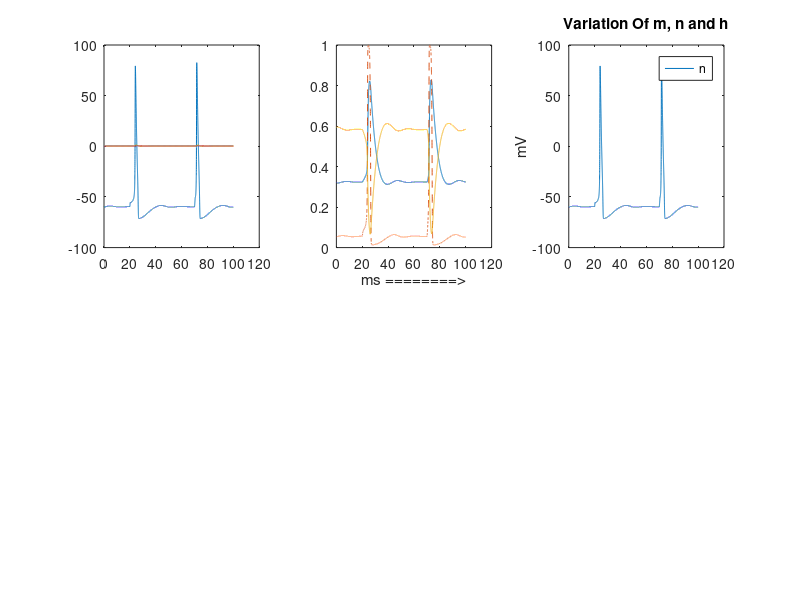
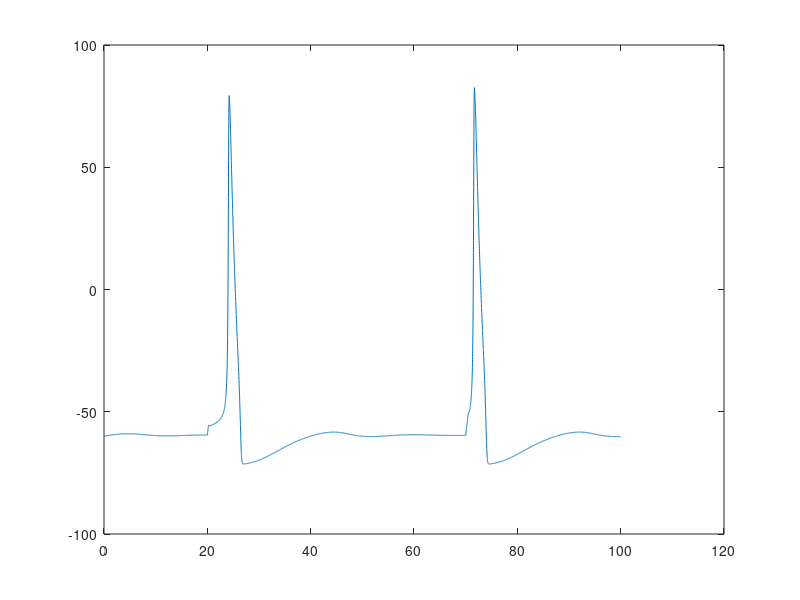
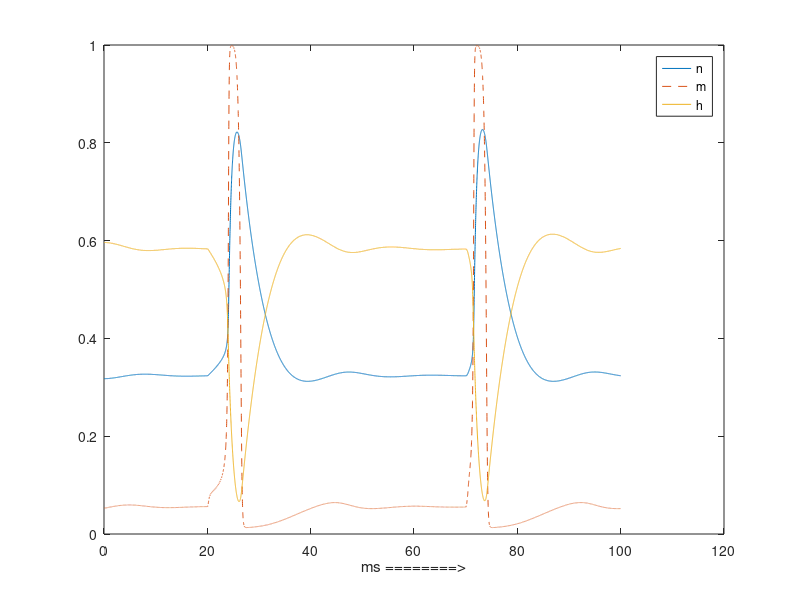

MATLAB code to generate these figures, in order:
clc ; clear all;

v_m = -60;
c_m = 1;
g_na = 120;
g_k = 36;
g_l = 0.3;
e_na = +155 + v_m;
e_k = -12 + v_m;
e_l = 10.598 + v_m;

%I_s = .2;
v_m = 0;
alpha_n = (0.01 *( 10 - v_m )) / (exp((10 - v_m)/10)-1);
beta_n = 0.125*exp(-(v_m) /80);

alpha_h = 0.07*exp(-v_m/20);
beta_h = 1/ (exp((30 - v_m)/10)+1);

alpha_m = (0.1*(25 - v_m)) / ( exp(0.1*(25-v_m))-1);
beta_m = 4.0 * exp(-v_m/18);

n(1) = alpha_n / (alpha_n+beta_n);
m(1) = alpha_m / (alpha_m+beta_m);
h(1) = alpha_h / (alpha_h+beta_h);

del_t = .01;
v_m = -60;
V_m(1) = v_m;
for i = 1:10000
    
    if (i > 2000 && i < 2022 || i > 7000 && i < 7050)
        I_s = 20;
    else
        I_s = 0;
    end
    
    del_n = del_t * ((alpha_n *(1 - n(i))) - (beta_n * n(i)));
    del_m = del_t * ((alpha_m *(1 - m(i))) - (beta_m * m(i)));
    del_h = del_t * ((alpha_h *(1 - h(i))) - (beta_h * h(i)));
    
    n(i+1) = n(i) + del_n;
    m(i+1) = m(i) + del_m;
    h(i+1) = h(i) + del_h;
    
    g_k1 = n(i)^4 * g_k;
    g_na1 = m(i)^3 * h(i) * g_na;
    
    I_k = g_k1 * (v_m - e_k);
    I_na = g_na1 * (v_m - e_na);
    I_l = g_l * (v_m - e_l);
    
    if (I_s > 0)
        
        del_v = ( del_t / c_m) * ( I_s -( I_na + I_k + I_l ) );
        
    else
        
        del_v = ( del_t / c_m) * ( -(I_na + I_k + I_l) );
    end
    v_m = v_m + del_v
    
    V_m(i+1) = v_m;
    
    
    
    alpha_n = (0.01 *( 10 - (v_m + 60 ))) / (exp((10 - (v_m + 60))/10)-1);
    beta_n = 0.125*exp(-(v_m + 60) /80);
    
    alpha_h = 0.07*exp(-(v_m + 60)/20);
    beta_h = 1/ (exp((30 - (v_m + 60))/10)+1);
    
    alpha_m = (0.1*(25 - (v_m + 60))) / ( exp(0.1*(25-(v_m + 60)))-1);
    beta_m = 4 * exp(-(v_m + 60)/18);
    
end

tim = del_t*(1:10000+1);
subplot(2,3,1);
plot(tim,V_m,tim,n,tim,m,tim,h,'--');
subplot(2,3,2);

plot(tim,n,tim,m,'--',tim,h);
xlabel('ms ========>');
subplot(2,3,3);
plot(tim,V_m);

title('Variation Of m, n and h');

legend('n','m','h');
ylabel('mV');
figure,
plot(tim,V_m);
figure,
plot(tim,n,tim,m,'--',tim,h);
xlabel('ms ========>');
legend('n','m','h');







